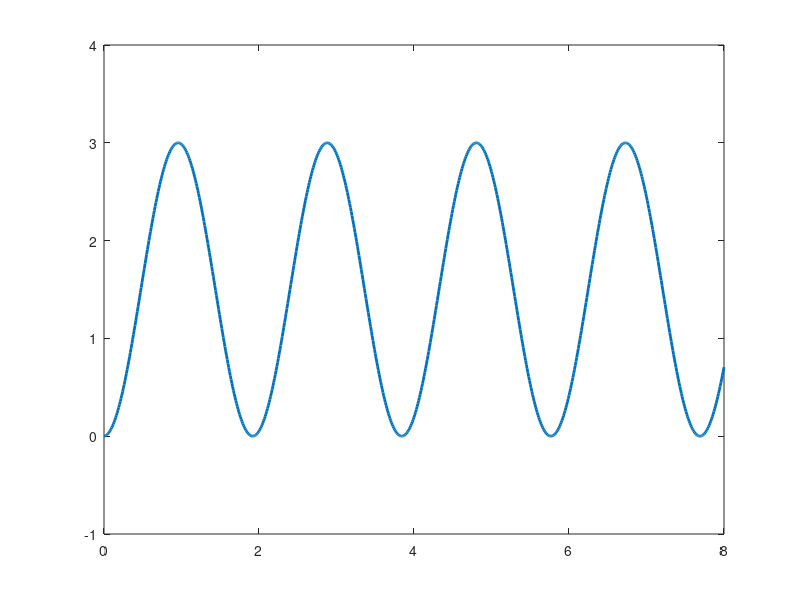

This chart was generated by the following MATLAB code: (Note: this script raises an error after producing the figure.)
clc;
clear;
close all;

% Parameters
m = 0.75;          % kg
g = 9.81;          % m/s^2
dt = 0.01;         % s
t_end = 8;         % s
t = 0:dt:t_end;

% Controller gain
Kp = 8;

% Reference altitude
z_ref = 1.5;       % m

% Preallocate arrays
z  = zeros(size(t));   % altitude
vz = zeros(size(t));   % vertical velocity
az = zeros(size(t));   % vertical acceleration
T  = zeros(size(t));   % total thrust
e  = zeros(size(t));   % altitude error

% Initial conditions
z(1) = 0;
vz(1) = 0;

% Simulation loop
for k = 1:length(t)-1
    
    % Error
    e(k) = z_ref - z(k);
    
    % P control law
    u = Kp * e(k);
    
    % Total thrust
    T(k) = m*g + u;
    
    % Vertical dynamics
    az(k) = (T(k) - m*g) / m;
    
    % Euler integration
    vz(k+1) = vz(k) + az(k)*dt;
    z(k+1) = z(k) + vz(k+1)*dt;
end

% Final values
e(end)  = z_ref - z(end);
T(end)  = T(end-1);
az(end) = az(end-1);
vz(end) = vz(end-1);

% Plot altitude response
figure;
plot(t, z, 'LineWidth', 2);
hold on;
yline(z_ref, '--', 'LineWidth', 2);
grid on;
xlabel('Time (s)');
ylabel('Altitude (m)');
title('Closed-loop altitude response');
legend('z', 'z_{ref}');

% Plot thrust history
figure;
plot(t, T, 'LineWidth', 2);
grid on;
xlabel('Time (s)');
ylabel('Total thrust (N)');
title('Control thrust history');

% Plot vertical velocity
figure;
plot(t, vz, 'LineWidth', 2);
grid on;
xlabel('Time (s)');
ylabel('Vertical velocity (m/s)');
title('Vertical velocity history');

% Plot vertical acceleration
figure;
plot(t, az, 'LineWidth', 2);
grid on;
xlabel('Time (s)');
ylabel('Vertical acceleration (m/s^2)');
title('Vertical acceleration history');

% Display final values
fprintf('Final altitude = %.4f m\n', z(end));
fprintf('Final altitude error = %.4f m\n', e(end));
